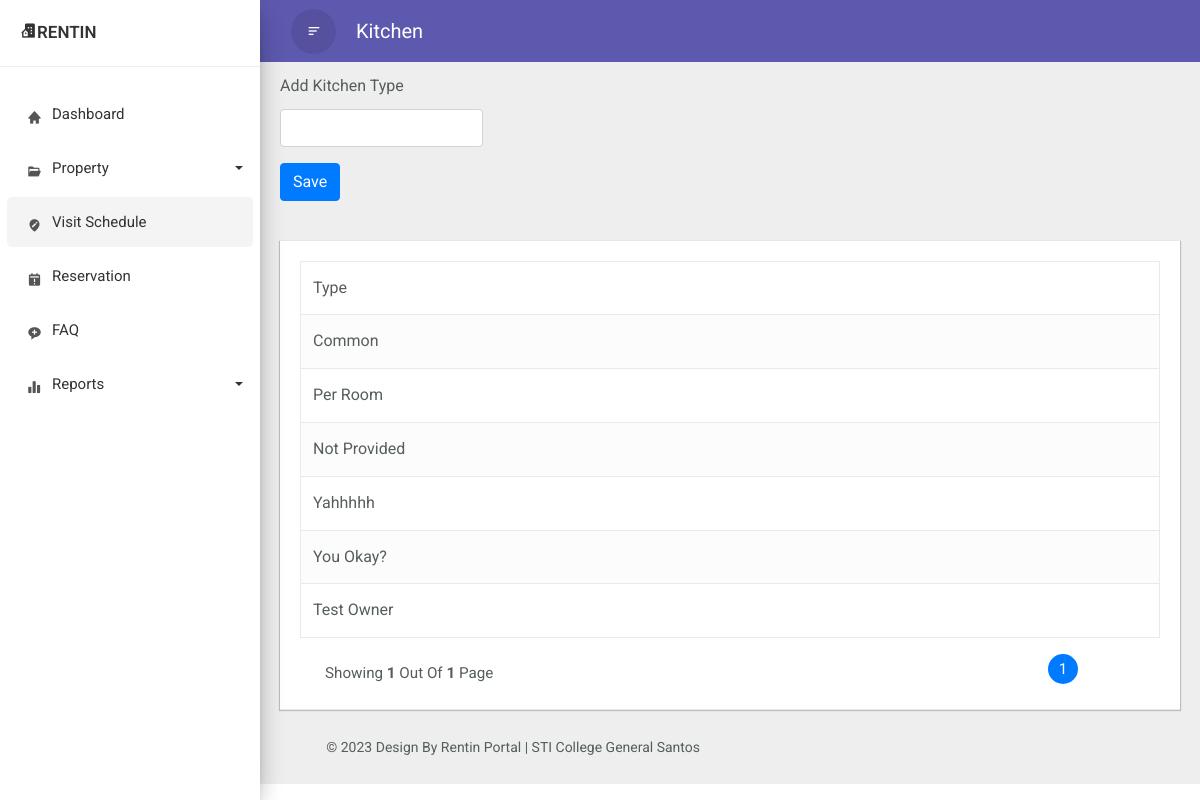
/ownerKitchen.php, run on the app's committed database.
### tables this page shows
CREATE TABLE `kitchen` (
  `kitchen_ID` int(11) NOT NULL,
  `kitchen_Type` varchar(50) NOT NULL
);

### ownerKitchen.php (the view, shortened to what this page needs)
<!doctype html>
<html lang="en">
    <head>
        <link rel="stylesheet" href="css/bootstrap.min.css">
        <link href='https://unpkg.com/boxicons@2.1.4/css/boxicons.min.css' rel='stylesheet'>
    </head>
    <body>
    <div class="wrapper">
           <nav id="sidebar">
                <div class="sidebar-header">
                    <h3><i class='bx bxs-building-house'></i><span>Rentin</span></h3>
                </div>
                <ul class="list-unstyled components">
			        <li>
                        <a href="#" class="dashboard"><i class="bx bxs-home"></i><span>Dashboard</span></a>
                    </li>
                    <li class="dropdown">
                        <a href="#pageSubmenu2" data-toggle="collapse" aria-expanded="false" class="dropdown-toggle">
					    <i class="bx bxs-folder-open"></i><span>Property</span></a>
                    </li>
                    <li class="active">
                        <a href = "ownerVisit.php">
					    <i class="bx bxs-edit-location"></i><span>Visit Schedule</span></a>
                    </li>
                    <li class="dropdown">
                    <a href = "#">
					    <i class="bx bxs-calendar-exclamation"></i><span>Reservation</span></a>
                    </li>
                    <li class="dropdown">
                    <a href = "FAQ.php">
					    <i class="bx bxs-message-rounded-add"></i><span>FAQ</span></a>
                    </li>
                    <li class="dropdown">
                        <a href="#pageSubmenu5" data-toggle="collapse" aria-expanded="false" class="dropdown-toggle">
					    <i class="bx bxs-bar-chart-alt-2"></i><span>Reports</span></a>
                    </li>
               </ul>
            </nav>
            <div id="content">
		        <div class="top-navbar">
                    <nav class="navbar navbar-expand-lg">
                        <div class="container-fluid">
                        <button type="button" id="sidebarCollapse" class="d-xl-block d-lg-block d-md-mone d-none">
                            <span class="bx bx-menu-alt-left"></span>
                        </button>
					    <a class="navbar-brand" href="#"> Kitchen </a>
                        </div>
                    </nav>
	            </div>
			    <div class="main-content">
                    <div class="row">
                        <div class="col-lg-3 col-md-6 col-sm-6">
                            <form method = "post" action = "">
                            <div class = "form-group">
                                    <label> Add Kitchen Type </label>
                                    <input type = "text" name = "kitchen-type" id = "type_0" class = "myInput form-control">
                                </div>
                                <button type="button" class="btn btn-primary addType" data-toggle="modal" data-target="#confirm">
                                    Save
                                </button>
                            </form>
                        </div>
                    </div>
                    <div class="container-xl">
                        <div class="table-wrapper">
                            <div class="table-title">
                        <table class="table table-striped table-hover table-bordered">
                            <thead>
                                <tr>
                                    <th>Type</th>
                                </tr>
                            </thead>
                        <tbody>
                        <?php
                            include "dbconn.php";
                            if(isset($_GET['page']) && $_GET['page'] !== "") {
                                $page = $_GET['page'];
                            } else {
                                $page = 1;
                            }
                            $limit = 6;
                            $sql = "SELECT * FROM kitchen";
                            $result = mysqli_query($conn, $sql);
                            while ($row = mysqli_fetch_assoc($result)) {
                                ?>
                                    <tr class = "data-row">
                                        <td> <?php echo $row['kitchen_Type'] ?> </td>
                                    </tr>
                                <?php
                            }
                        ?>
                        </tbody>
                        </table>
                        <div class="clearfix">
                        <ul class="pagination">
                        <?php
                            $query =  "SELECT COUNT(*) FROM kitchen";
                            $result_count = mysqli_query($conn, $query);
                            $records = mysqli_fetch_row($result_count);
                            $total_records = $records[0];
                            $total_pages = ceil($total_records / $limit);
                            $link = "";
                        ?>
                        <?php
                            for ($counter = 1; $counter <= $total_pages; $counter++){
                                if ($counter == $page) {
                                    $link .= "<li class = 'page-item active'>
                                    <a class = 'page-link' href= 'ncKitchen?page="
                                    .$counter."'>".$counter." </a></li>";
                                } else {
                                    $link .= "<li class = 'page-item'>
                                    <a class = 'page-link' href='ncKitchen.php?page=".$counter."'> ".$counter." </a> </li>";
                                }
                            };
                            echo $link;
                        ?>
                        </ul>
                        <div class="hint-text">Showing <b> <?= $page; ?> </b> out of <b> <?= $total_pages; ?></b> page</div>
                    </div>
                </div>
            </div>
				<footer class="footer">
                    <div class="container-fluid">
				        <div class="row">
				            <div class="col-md-6">
				                <p class="copyright d-flex justify-content-end">
                                &copy 2023 Design by Rentin Portal | STI College General Santos
                                </p>
				            </div>
				        </div>
				    </div>
                </footer>
			</div>
        </div>
    </div>
  </body>
</html>

### data on the page
kitchen: kitchen_Type "Common"
kitchen: kitchen_Type "Per Room"
kitchen: kitchen_Type "Not Provided"
kitchen: kitchen_Type "Yahhhhh"
kitchen: kitchen_Type "You Okay?"
kitchen: kitchen_Type "Test Owner"

### other printed values
$page "1"
$total_pages "1"
